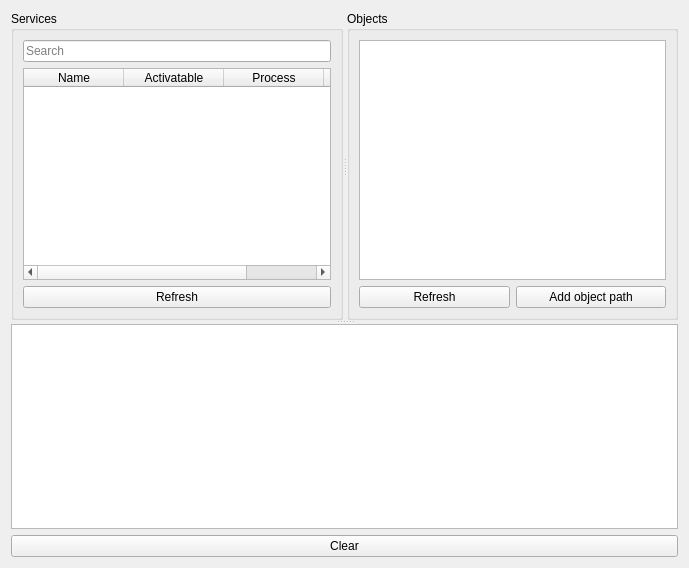
<?xml version="1.0" encoding="UTF-8"?>
<ui version="4.0">
 <class>CentralWidget</class>
 <widget class="QWidget" name="CentralWidget">
  <property name="geometry">
   <rect>
    <x>0</x>
    <y>0</y>
    <width>689</width>
    <height>568</height>
   </rect>
  </property>
  <property name="windowTitle">
   <string notr="true">CentralWidget</string>
  </property>
  <layout class="QVBoxLayout" name="verticalLayout_2">
   <item>
    <widget class="QSplitter" name="splitter_2">
     <property name="orientation">
      <enum>Qt::Vertical</enum>
     </property>
     <widget class="QSplitter" name="splitter">
      <property name="orientation">
       <enum>Qt::Horizontal</enum>
      </property>
      <widget class="QGroupBox" name="groupBox">
       <property name="title">
        <string>Services</string>
       </property>
       <layout class="QVBoxLayout" name="verticalLayout">
        <item>
         <widget class="QLineEdit" name="service_search_edit">
          <property name="placeholderText">
           <string>Search</string>
          </property>
         </widget>
        </item>
        <item>
         <widget class="QTableWidget" name="services_table">
          <property name="selectionMode">
           <enum>QAbstractItemView::SingleSelection</enum>
          </property>
          <property name="selectionBehavior">
           <enum>QAbstractItemView::SelectRows</enum>
          </property>
          <attribute name="horizontalHeaderStretchLastSection">
           <bool>false</bool>
          </attribute>
          <attribute name="verticalHeaderStretchLastSection">
           <bool>false</bool>
          </attribute>
          <column>
           <property name="text">
            <string>Name</string>
           </property>
          </column>
          <column>
           <property name="text">
            <string>Activatable</string>
           </property>
          </column>
          <column>
           <property name="text">
            <string>Process</string>
           </property>
          </column>
          <column>
           <property name="text">
            <string>User</string>
           </property>
          </column>
         </widget>
        </item>
        <item>
         <widget class="QPushButton" name="refresh_services_button">
          <property name="text">
           <string>Refresh</string>
          </property>
         </widget>
        </item>
       </layout>
      </widget>
      <widget class="QGroupBox" name="groupBox_2">
       <property name="title">
        <string>Objects</string>
       </property>
       <layout class="QVBoxLayout" name="verticalLayout_3">
        <item>
         <widget class="QTreeWidget" name="object_tree">
          <attribute name="headerVisible">
           <bool>false</bool>
          </attribute>
          <column>
           <property name="text">
            <string notr="true">1</string>
           </property>
          </column>
         </widget>
        </item>
        <item>
         <layout class="QHBoxLayout" name="horizontalLayout">
          <item>
           <widget class="QPushButton" name="refresh_object_tree_button">
            <property name="text">
             <string>Refresh</string>
            </property>
           </widget>
          </item>
          <item>
           <widget class="QPushButton" name="add_object_path_button">
            <property name="text">
             <string>Add object path</string>
            </property>
           </widget>
          </item>
         </layout>
        </item>
       </layout>
      </widget>
     </widget>
     <widget class="QTextEdit" name="log_edit">
      <property name="readOnly">
       <bool>true</bool>
      </property>
     </widget>
    </widget>
   </item>
   <item>
    <widget class="QPushButton" name="clear_log_edit_button">
     <property name="text">
      <string>Clear</string>
     </property>
    </widget>
   </item>
  </layout>
 </widget>
 <resources/>
 <connections/>
</ui>
